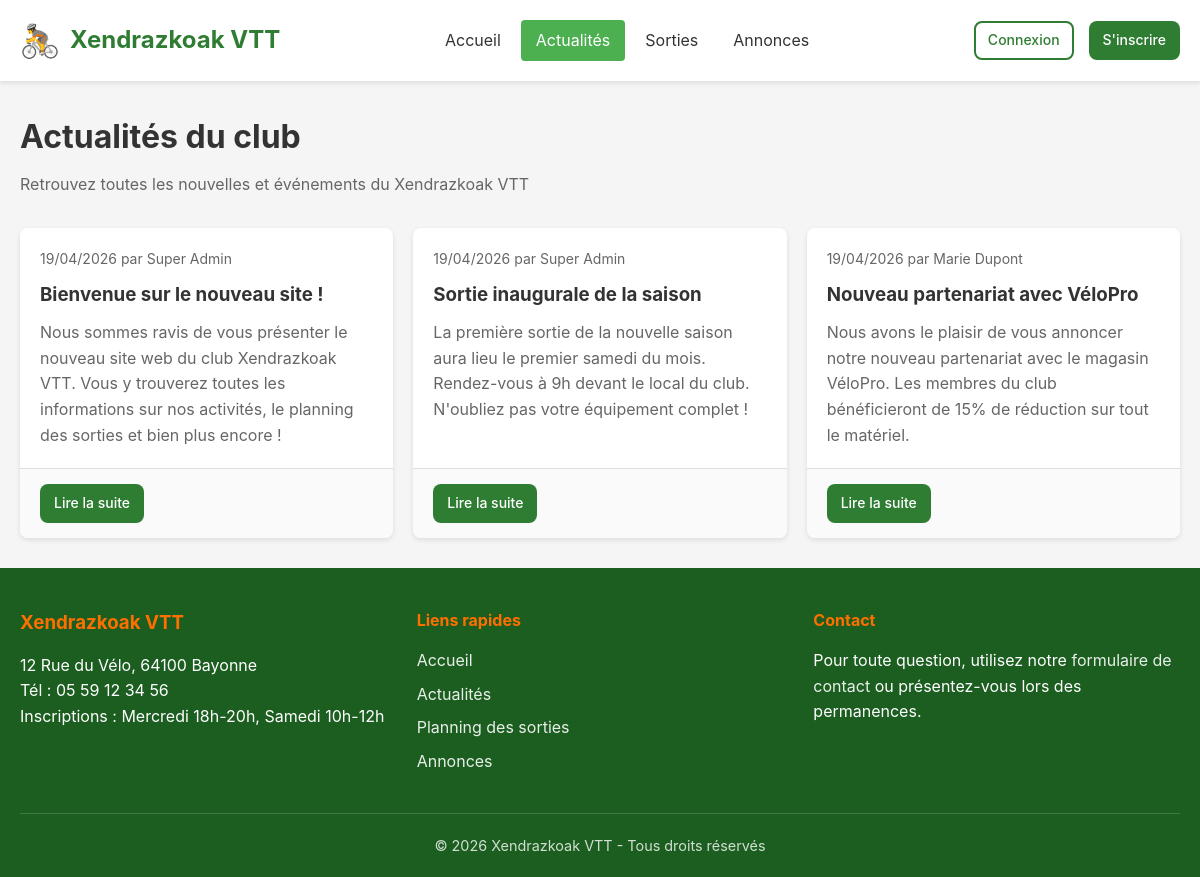
Page /actualites.php on the committed database.
### tables this page shows
CREATE TABLE actualites (
    id INT AUTO_INCREMENT PRIMARY KEY,
    titre VARCHAR(255) NOT NULL,
    contenu TEXT NOT NULL,
    image VARCHAR(255) DEFAULT NULL,
    statut ENUM('publie', 'archive') DEFAULT 'publie',
    created_by INT NOT NULL,
    created_at DATETIME DEFAULT CURRENT_TIMESTAMP,
    updated_at DATETIME DEFAULT CURRENT_TIMESTAMP ON UPDATE CURRENT_TIMESTAMP,
    FOREIGN KEY (created_by) REFERENCES users(id) ON DELETE CASCADE
);

CREATE TABLE users (
    id INT AUTO_INCREMENT PRIMARY KEY,
    nom VARCHAR(100) NOT NULL,
    prenom VARCHAR(100) NOT NULL,
    email VARCHAR(255) NOT NULL UNIQUE,
    password_hash VARCHAR(255) NOT NULL,
    age INT NOT NULL,
    responsable_nom_prenom VARCHAR(200) DEFAULT NULL COMMENT 'Obligatoire si age < 18',
    telephone_urgence VARCHAR(20) NOT NULL,
    commentaire TEXT DEFAULT NULL,
    role ENUM('visiteur', 'utilisateur', 'bureau', 'admin') DEFAULT 'utilisateur',
    statut_compte ENUM('en_attente', 'valide', 'refuse', 'desactive') DEFAULT 'en_attente',
    created_at DATETIME DEFAULT CURRENT_TIMESTAMP,
    updated_at DATETIME DEFAULT CURRENT_TIMESTAMP ON UPDATE CURRENT_TIMESTAMP
);

CREATE TABLE club_infos (
    id INT AUTO_INCREMENT PRIMARY KEY,
    nom_club VARCHAR(200) NOT NULL,
    adresse TEXT NOT NULL,
    telephone VARCHAR(20) NOT NULL,
    jours_inscription VARCHAR(255) NOT NULL,
    youtube_url VARCHAR(500) DEFAULT NULL,
    updated_at DATETIME DEFAULT CURRENT_TIMESTAMP ON UPDATE CURRENT_TIMESTAMP
);

### db.php (called while the page is built, shortened)
<?php
function getDB() {
    static $pdo = null;
    if ($pdo !== null) {
        return $pdo;
    }
    try {
        $dsn = "mysql:host=" . DB_HOST . ";dbname=" . DB_NAME . ";charset=" . DB_CHARSET;
        $options = [
            PDO::ATTR_ERRMODE            => PDO::ERRMODE_EXCEPTION,
            PDO::ATTR_DEFAULT_FETCH_MODE => PDO::FETCH_ASSOC,
            PDO::ATTR_EMULATE_PREPARES   => false,
        ];
        $pdo = new PDO($dsn, DB_USER, DB_PASS, $options);
        return $pdo;
    } catch (PDOException $e) {
        if (DEBUG_MODE) {
            die("Erreur de connexion à la base de données : " . $e->getMessage());
        } else {
            die("Erreur de connexion à la base de données. Veuillez réessayer plus tard.");
        }
    }
}
function dbFetchAll($sql, $params = []) {
    $stmt = getDB()->prepare($sql);
    $stmt->execute($params);
    return $stmt->fetchAll();
}
function dbFetchOne($sql, $params = []) {
    $stmt = getDB()->prepare($sql);
    $stmt->execute($params);
    return $stmt->fetch();
}

### functions.php (called while the page is built, shortened)
<?php
require_once __DIR__ . '/db.php';
function escape($str) {
    return htmlspecialchars($str ?? '', ENT_QUOTES, 'UTF-8');
}
function formatDate($date, $withTime = false) {
    $timestamp = strtotime($date);
    return date('d/m/Y', $timestamp);
}
function truncate($text, $length = 100) {
    if (strlen($text) <= $length) return $text;
    return substr($text, 0, $length) . '...';
}
function getClubInfo() {
    $sql = "SELECT * FROM club_infos LIMIT 1";
    return dbFetchOne($sql);
}

### actualites.php (the view, shortened to what this page needs)
<?php
require_once __DIR__ . '/header.php';
$perPage = 9;
$page = max(1, (int)($_GET['page'] ?? 1));
$offset = ($page - 1) * $perPage;
$actualites = dbFetchAll("
    SELECT a.*, u.prenom, u.nom as auteur_nom
    FROM actualites a
    JOIN users u ON a.created_by = u.id
    WHERE a.statut = 'publie'
    ORDER BY a.created_at DESC
    LIMIT ? OFFSET ?
", [$perPage, $offset]);
?>
<div class="page-header">
    <h1>Actualités du club</h1>
    <p>Retrouvez toutes les nouvelles et événements du <?php echo SITE_NAME; ?></p>
</div>
<?php if (empty($actualites)): ?>
    <div class="empty-state">
        <div class="icon">📰</div>
        <h3>Aucune actualité pour le moment</h3>
        <p>Les actualités du club seront publiées ici. Revenez bientôt !</p>
    </div>
<?php else: ?>
    <div class="grid grid-auto">
        <?php foreach ($actualites as $actu): ?>
            <article class="card news-card">
                <div class="card-body">
                    <div class="news-date">
                        <?php echo formatDate($actu['created_at']); ?>
                        par <?php echo escape($actu['prenom'] . ' ' . $actu['auteur_nom']); ?>
                    </div>
                    <h3><?php echo escape($actu['titre']); ?></h3>
                    <p><?php echo escape(truncate($actu['contenu'], 200)); ?></p>
                </div>
                <div class="card-footer">
                    <a href="actualite_view.php?id=<?php echo $actu['id']; ?>" class="btn btn-sm btn-primary">Lire la suite</a>
                </div>
            </article>
        <?php endforeach; ?>
    </div>
<?php endif; ?>
<?php require_once __DIR__ . '/footer.php'; ?>

### footer.php (shortened to what this page needs)
        </div>
    </main>
    <footer class="main-footer">
        <div class="container">
            <div class="footer-content">
                <div class="footer-info">
                    <h3><?php echo SITE_NAME; ?></h3>
                    <?php if ($clubInfo): ?>
                        <p><?php echo escape($clubInfo['adresse']); ?></p>
                        <p>Tél : <?php echo escape($clubInfo['telephone']); ?></p>
                        <p>Inscriptions : <?php echo escape($clubInfo['jours_inscription']); ?></p>
                    <?php endif; ?>
                </div>
                <div class="footer-links">
                    <h4>Liens rapides</h4>
                    <ul>
                        <li><a href="index.php">Accueil</a></li>
                        <li><a href="actualites.php">Actualités</a></li>
                        <li><a href="sorties.php">Planning des sorties</a></li>
                        <li><a href="annonces.php">Annonces</a></li>
                    </ul>
                </div>
                <div class="footer-contact">
                    <h4>Contact</h4>
                    <p>Pour toute question, utilisez notre <a href="messages.php">formulaire de contact</a> ou présentez-vous lors des permanences.</p>
                </div>
            </div>
            <div class="footer-bottom">
                <p>&copy; <?php echo date('Y'); ?> <?php echo SITE_NAME; ?> - Tous droits réservés</p>
            </div>
        </div>
    </footer>
</body>
</html>

### css/style.css (style rules this page uses)
*, *::before, *::after { box-sizing: border-box; margin: 0; padding: 0; }
:root { --primary-color: #2e7d32; --primary-dark: #1b5e20; --primary-light: #4caf50; --secondary-color: #ff6f00; --secondary-dark: #e65100; --text-color: #333; --text-light: #666; --bg-color: #f5f5f5; --white: #fff; --border-color: #ddd; --success-color: #4caf50; --error-color: #f44336; --warning-color: #ff9800; --info-color: #2196f3; --shadow: 0 2px 5px rgba(0,0,0,0.1); --shadow-lg: 0 5px 15px rgba(0,0,0,0.15); --radius: 8px; --radius-sm: 4px; }
body { font-family: -apple-system, BlinkMacSystemFont, 'Segoe UI', Roboto, Oxygen, Ubuntu, sans-serif; font-size: 16px; line-height: 1.6; color: var(--text-color); background-color: var(--bg-color); min-height: 100vh; display: flex; flex-direction: column; }
a { color: var(--primary-color); text-decoration: none; }
.container { width: 100%; max-width: 1200px; margin: 0 auto; padding: 0 20px; }
.main-footer { background: var(--primary-dark); color: var(--white); padding: 40px 0 20px; margin-top: auto; }
.footer-content { display: grid; grid-template-columns: repeat(auto-fit, minmax(250px, 1fr)); gap: 30px; margin-bottom: 30px; }
.footer-info h3, .footer-links h4, .footer-contact h4 { margin-bottom: 15px; color: var(--secondary-color); }
.footer-links ul { list-style: none; }
.footer-links li { margin-bottom: 8px; }
.footer-links a, .footer-contact a { color: var(--white); opacity: 0.9; }
.footer-bottom { text-align: center; padding-top: 20px; border-top: 1px solid rgba(255,255,255,0.2); font-size: 0.9rem; opacity: 0.8; }
.btn { display: inline-block; padding: 10px 20px; font-size: 1rem; font-weight: 500; text-align: center; border: 2px solid transparent; border-radius: var(--radius); cursor: pointer; transition: all 0.2s; }
.btn-primary { background: var(--primary-color); color: var(--white); }
.btn-sm { padding: 6px 12px; font-size: 0.875rem; }
.card { background: var(--white); border-radius: var(--radius); box-shadow: var(--shadow); overflow: hidden; }
.card-body { padding: 20px; }
.card-footer { padding: 15px 20px; border-top: 1px solid var(--border-color); background: #fafafa; }
.page-header { margin-bottom: 30px; }
.page-header h1 { font-size: 2rem; margin-bottom: 10px; }
.page-header p { color: var(--text-light); }
.grid { display: grid; gap: 20px; }
.grid-auto { grid-template-columns: repeat(auto-fill, minmax(300px, 1fr)); }
.news-card { display: flex; flex-direction: column; }
.news-card .card-body { flex: 1; }
.news-card .news-date { font-size: 0.875rem; color: var(--text-light); margin-bottom: 10px; }
.news-card h3 { margin-bottom: 10px; }
.news-card p { color: var(--text-light); }

### rows in the picture
actualites: created_at "19/04/2026", created_by.nom "Super Admin", titre "Bienvenue sur le nouveau site !", contenu "Nous sommes ravis de vous présenter le nouveau site web du club Xendrazkoak VTT. Vous y trouverez toutes les informations sur nos activités, le planning des sorties et bien plus encore !"
actualites: created_at "19/04/2026", created_by.nom "Super Admin", titre "Sortie inaugurale de la saison", contenu "La première sortie de la nouvelle saison aura lieu le premier samedi du mois. Rendez-vous à 9h devant le local du club. N'oubliez pas votre équipement complet !"
actualites: created_at "19/04/2026", created_by.nom "Marie Dupont", titre "Nouveau partenariat avec VéloPro", contenu "Nous avons le plaisir de vous annoncer notre nouveau partenariat avec le magasin VéloPro. Les membres du club bénéficieront de 15% de réduction sur tout le matériel."
club_infos: adresse "12 Rue du Vélo, 64100 Bayonne", telephone "05 59 12 34 56", jours_inscription "Mercredi 18h-20h, Samedi 10h-12h"

### other values in the picture
SITE_NAME "Xendrazkoak VTT"
